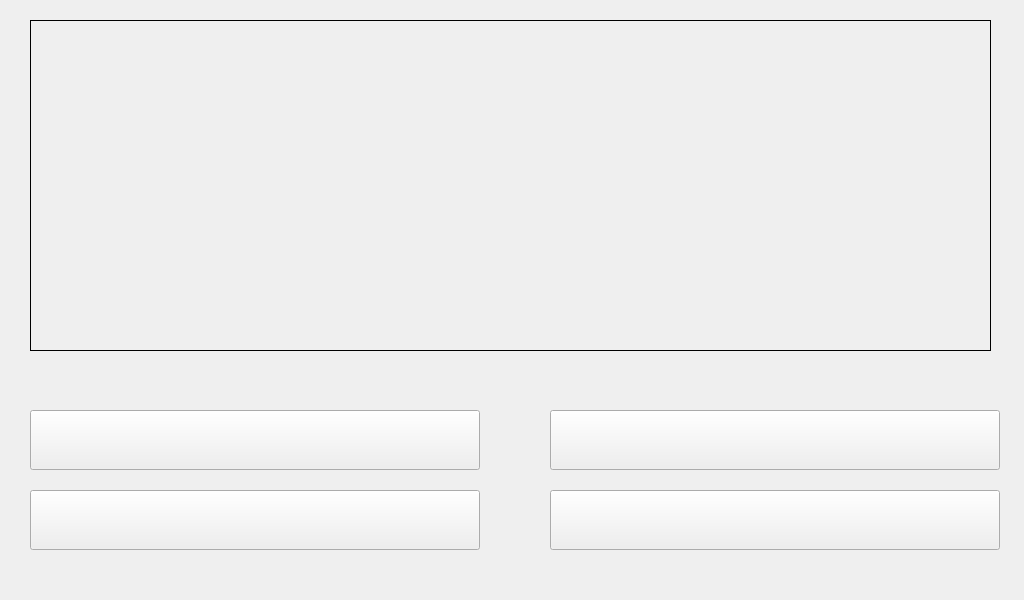
<?xml version="1.0" encoding="UTF-8"?>
<ui version="4.0">
 <class>QuizWindow</class>
 <widget class="QMainWindow" name="QuizWindow">
  <property name="geometry">
   <rect>
    <x>0</x>
    <y>0</y>
    <width>1024</width>
    <height>600</height>
   </rect>
  </property>
  <property name="windowTitle">
   <string/>
  </property>
  <property name="locale">
   <locale language="English" country="UnitedKingdom"/>
  </property>
  <widget class="QWidget" name="centralwidget">
   <widget class="QLabel" name="labelQuestionText">
    <property name="geometry">
     <rect>
      <x>30</x>
      <y>20</y>
      <width>961</width>
      <height>331</height>
     </rect>
    </property>
    <property name="frameShape">
     <enum>QFrame::Box</enum>
    </property>
    <property name="text">
     <string/>
    </property>
    <property name="scaledContents">
     <bool>false</bool>
    </property>
   </widget>
   <widget class="QPushButton" name="pushButtonAnswer_3">
    <property name="geometry">
     <rect>
      <x>30</x>
      <y>490</y>
      <width>450</width>
      <height>60</height>
     </rect>
    </property>
    <property name="text">
     <string/>
    </property>
   </widget>
   <widget class="QPushButton" name="pushButtonAnswer_4">
    <property name="geometry">
     <rect>
      <x>550</x>
      <y>490</y>
      <width>450</width>
      <height>60</height>
     </rect>
    </property>
    <property name="text">
     <string/>
    </property>
   </widget>
   <widget class="QPushButton" name="pushButtonAnswer_1">
    <property name="geometry">
     <rect>
      <x>30</x>
      <y>410</y>
      <width>450</width>
      <height>60</height>
     </rect>
    </property>
    <property name="text">
     <string/>
    </property>
   </widget>
   <widget class="QPushButton" name="pushButtonAnswer_2">
    <property name="geometry">
     <rect>
      <x>550</x>
      <y>410</y>
      <width>450</width>
      <height>60</height>
     </rect>
    </property>
    <property name="text">
     <string/>
    </property>
   </widget>
   <widget class="QLabel" name="labelQuestionImage">
    <property name="geometry">
     <rect>
      <x>470</x>
      <y>230</y>
      <width>511</width>
      <height>111</height>
     </rect>
    </property>
    <property name="text">
     <string/>
    </property>
   </widget>
   <widget class="QLabel" name="labelAnswerResult">
    <property name="geometry">
     <rect>
      <x>350</x>
      <y>370</y>
      <width>331</width>
      <height>21</height>
     </rect>
    </property>
    <property name="font">
     <font>
      <pointsize>14</pointsize>
      <weight>75</weight>
      <bold>true</bold>
     </font>
    </property>
    <property name="text">
     <string/>
    </property>
    <property name="alignment">
     <set>Qt::AlignCenter</set>
    </property>
    <property name="margin">
     <number>0</number>
    </property>
    <property name="textInteractionFlags">
     <set>Qt::NoTextInteraction</set>
    </property>
   </widget>
  </widget>
 </widget>
 <resources/>
 <connections/>
</ui>
